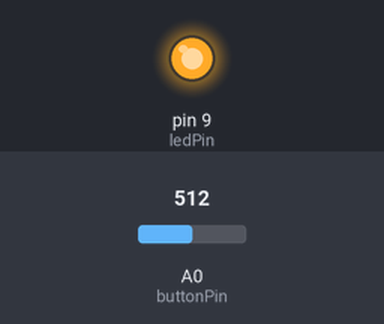
Bench run of a sketch on a simulated Arduino Uno, built with avr-gcc and run on an emulated ATmega328P. Parts: output pins drawn as LEDs (lit = HIGH). Inputs (shaded band) come from the test bench; at power-on: A0 (buttonPin) = 512. What the sketch prints to the serial monitor is not drawn.

Above: at 1.2 s.
1.3 s: A0 (buttonPin) set to 736
2.8 s: A0 (buttonPin) set to 762
At 3.7 s:
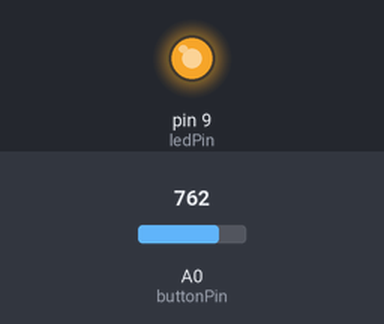
4.3 s: A0 (buttonPin) set to 900
At 4.7 s:
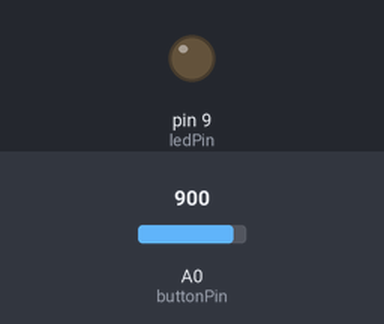
Timing chart, 0 to 7.3 s (numbered marks = the images above; inputs shaded):
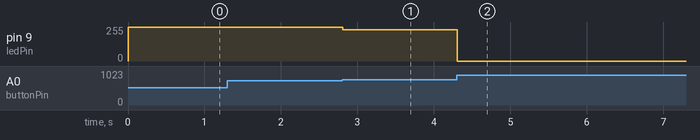

Measured:
- after the input at 2.8 s, pin 9 (ledPin): 255/255 → 235/255 at once
- after the input at 4.3 s, pin 9 (ledPin): 235/255 → 0/255 at once

The sketch:

analog_input.ino
```cpp
int buttonPin = A0;
int ledPin = 9;

void setup() {
  // put your setup code here, to run once:
pinMode(ledPin, OUTPUT);
Serial.begin(9600);

}

void loop() {
  // put your main code here, to run repeatedly:
int sensorValue =analogRead(buttonPin);
sensorValue = constrain(sensorValue,750,900);
int ledLevel = map(sensorValue, 750,900, 255,0);
Serial.println(ledLevel);


analogWrite(ledPin, ledLevel);
}
```
